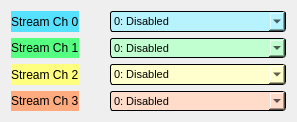
<?xml version="1.0" encoding="UTF-8"?>
<ui version="4.0">
 <class>Form</class>
 <widget class="QWidget" name="Form">
  <property name="geometry">
   <rect>
    <x>0</x>
    <y>0</y>
    <width>297</width>
    <height>122</height>
   </rect>
  </property>
  <property name="windowTitle">
   <string>Up Converter Mux Select - ${DEVICE}</string>
  </property>
  <layout class="QGridLayout" name="gridLayout">
   <item row="0" column="0">
    <widget class="QLabel" name="label">
     <property name="styleSheet">
      <string notr="true">QLabel {
  background-color: rgb(85,225,255);
}
</string>
     </property>
     <property name="text">
      <string>Stream Ch 0</string>
     </property>
    </widget>
   </item>
   <item row="0" column="1">
    <widget class="PyDMLabel" name="PyDMLabel">
     <property name="toolTip">
      <string/>
     </property>
     <property name="frameShape">
      <enum>QFrame::NoFrame</enum>
     </property>
     <property name="text">
      <string/>
     </property>
     <property name="channel" stdset="0">
      <string>ca://${DEVICE}:DAQMUX${MUX}_INPMUXSELSTR0</string>
     </property>
     <property name="displayFormat" stdset="0">
      <enum>PyDMLabel::String</enum>
     </property>
    </widget>
   </item>
   <item row="0" column="2">
    <spacer name="horizontalSpacer">
     <property name="orientation">
      <enum>Qt::Horizontal</enum>
     </property>
     <property name="sizeHint" stdset="0">
      <size>
       <width>41</width>
       <height>20</height>
      </size>
     </property>
    </spacer>
   </item>
   <item row="0" column="3">
    <widget class="PyDMEnumComboBox" name="PyDMEnumComboBox_3">
     <property name="sizePolicy">
      <sizepolicy hsizetype="Preferred" vsizetype="Minimum">
       <horstretch>0</horstretch>
       <verstretch>0</verstretch>
      </sizepolicy>
     </property>
     <property name="minimumSize">
      <size>
       <width>95</width>
       <height>20</height>
      </size>
     </property>
     <property name="font">
      <font>
       <pointsize>8</pointsize>
      </font>
     </property>
     <property name="toolTip">
      <string/>
     </property>
     <property name="styleSheet">
      <string notr="true">/* Color of the selected list item. */
QComboBox::item:selected {
    border: 1px solid transparent;
    background: rgb(85,225,255);
}
QComboBox {
  	background-color: rgb(183,243,255);
    border: 1px solid black;
    border-radius: 3px;
    padding: 1px 18px 1px 3px;
    min-width: 6em;
}</string>
     </property>
     <property name="iconSize">
      <size>
       <width>12</width>
       <height>12</height>
      </size>
     </property>
     <property name="channel" stdset="0">
      <string>ca://${DEVICE}:DAQMUX${MUX}_INPMUXSEL0</string>
     </property>
     <item>
      <property name="text">
       <string>0: Disabled</string>
      </property>
     </item>
     <item>
      <property name="text">
       <string>1: Test</string>
      </property>
     </item>
     <item>
      <property name="text">
       <string>2: ADC0 [F Panel: RF IN 2]</string>
      </property>
     </item>
     <item>
      <property name="text">
       <string>3: ADC1 [F Panel: RF IN 1]</string>
      </property>
     </item>
     <item>
      <property name="text">
       <string>4: ADC2 [F Panel: RF IN 3]</string>
      </property>
     </item>
     <item>
      <property name="text">
       <string>5: ADC3 [F Panel: RF OUT MON]</string>
      </property>
     </item>
     <item>
      <property name="text">
       <string>6: ADC4 [F Panel: TRIG MON]</string>
      </property>
     </item>
     <item>
      <property name="text">
       <string>7: ADC5 [F Panel: DC IN 1]</string>
      </property>
     </item>
     <item>
      <property name="text">
       <string>8: ADC6</string>
      </property>
     </item>
     <item>
      <property name="text">
       <string>9: DAC0 [F Panel: RF OUT]</string>
      </property>
     </item>
     <item>
      <property name="text">
       <string>10: DAC1</string>
      </property>
     </item>
     <item>
      <property name="text">
       <string>11: DAC2</string>
      </property>
     </item>
     <item>
      <property name="text">
       <string>12: DAC3</string>
      </property>
     </item>
     <item>
      <property name="text">
       <string>13: DAC4</string>
      </property>
     </item>
     <item>
      <property name="text">
       <string>14: DAC5</string>
      </property>
     </item>
     <item>
      <property name="text">
       <string>15: DAC6</string>
      </property>
     </item>
     <item>
      <property name="text">
       <string>16:DBG0</string>
      </property>
     </item>
     <item>
      <property name="text">
       <string>17:DBG1</string>
      </property>
     </item>
     <item>
      <property name="text">
       <string>18: DBG2</string>
      </property>
     </item>
     <item>
      <property name="text">
       <string>19: DBG3</string>
      </property>
     </item>
    </widget>
   </item>
   <item row="1" column="0">
    <widget class="QLabel" name="label_2">
     <property name="styleSheet">
      <string notr="true">QLabel {
  background-color: rgb(85,255,127);
}</string>
     </property>
     <property name="text">
      <string>Stream Ch 1</string>
     </property>
    </widget>
   </item>
   <item row="1" column="1">
    <widget class="PyDMLabel" name="PyDMLabel_2">
     <property name="toolTip">
      <string/>
     </property>
     <property name="frameShape">
      <enum>QFrame::NoFrame</enum>
     </property>
     <property name="text">
      <string/>
     </property>
     <property name="channel" stdset="0">
      <string>ca://${DEVICE}:DAQMUX${MUX}_INPMUXSELSTR1</string>
     </property>
     <property name="displayFormat" stdset="0">
      <enum>PyDMLabel::String</enum>
     </property>
    </widget>
   </item>
   <item row="1" column="2">
    <spacer name="horizontalSpacer_2">
     <property name="orientation">
      <enum>Qt::Horizontal</enum>
     </property>
     <property name="sizeHint" stdset="0">
      <size>
       <width>41</width>
       <height>20</height>
      </size>
     </property>
    </spacer>
   </item>
   <item row="1" column="3">
    <widget class="PyDMEnumComboBox" name="PyDMEnumComboBox_4">
     <property name="sizePolicy">
      <sizepolicy hsizetype="Preferred" vsizetype="Minimum">
       <horstretch>0</horstretch>
       <verstretch>0</verstretch>
      </sizepolicy>
     </property>
     <property name="minimumSize">
      <size>
       <width>95</width>
       <height>20</height>
      </size>
     </property>
     <property name="font">
      <font>
       <pointsize>8</pointsize>
      </font>
     </property>
     <property name="toolTip">
      <string/>
     </property>
     <property name="styleSheet">
      <string notr="true">/* Color of the selected list item. */
QComboBox::item:selected {
    border: 1px solid transparent;
    background: rgb(85,255,127);
}
QComboBox {
  	background-color: rgb(193,255,208);
    border: 1px solid black;
    border-radius: 3px;
    padding: 1px 18px 1px 3px;
    min-width: 6em;
}</string>
     </property>
     <property name="iconSize">
      <size>
       <width>12</width>
       <height>12</height>
      </size>
     </property>
     <property name="channel" stdset="0">
      <string>ca://${DEVICE}:DAQMUX${MUX}_INPMUXSEL1</string>
     </property>
     <item>
      <property name="text">
       <string>0: Disabled</string>
      </property>
     </item>
     <item>
      <property name="text">
       <string>1: Test</string>
      </property>
     </item>
     <item>
      <property name="text">
       <string>2: ADC0 [F Panel: RF IN 2]</string>
      </property>
     </item>
     <item>
      <property name="text">
       <string>3: ADC1 [F Panel: RF IN 1]</string>
      </property>
     </item>
     <item>
      <property name="text">
       <string>4: ADC2 [F Panel: RF IN 3]</string>
      </property>
     </item>
     <item>
      <property name="text">
       <string>5: ADC3 [F Panel: RF OUT MON]</string>
      </property>
     </item>
     <item>
      <property name="text">
       <string>6: ADC4 [F Panel: TRIG MON]</string>
      </property>
     </item>
     <item>
      <property name="text">
       <string>7: ADC5 [F Panel: DC IN 1]</string>
      </property>
     </item>
     <item>
      <property name="text">
       <string>8: ADC6</string>
      </property>
     </item>
     <item>
      <property name="text">
       <string>9: DAC0 [F Panel: RF OUT]</string>
      </property>
     </item>
     <item>
      <property name="text">
       <string>10: DAC1</string>
      </property>
     </item>
     <item>
      <property name="text">
       <string>11: DAC2</string>
      </property>
     </item>
     <item>
      <property name="text">
       <string>12: DAC3</string>
      </property>
     </item>
     <item>
      <property name="text">
       <string>13: DAC4</string>
      </property>
     </item>
     <item>
      <property name="text">
       <string>14: DAC5</string>
      </property>
     </item>
     <item>
      <property name="text">
       <string>15: DAC6</string>
      </property>
     </item>
     <item>
      <property name="text">
       <string>16:DBG0</string>
      </property>
     </item>
     <item>
      <property name="text">
       <string>17:DBG1</string>
      </property>
     </item>
     <item>
      <property name="text">
       <string>18: DBG2</string>
      </property>
     </item>
     <item>
      <property name="text">
       <string>19: DBG3</string>
      </property>
     </item>
    </widget>
   </item>
   <item row="2" column="0">
    <widget class="QLabel" name="label_3">
     <property name="styleSheet">
      <string notr="true">QLabel{
  background-color: rgb(255,255,127);
}</string>
     </property>
     <property name="text">
      <string>Stream Ch 2</string>
     </property>
    </widget>
   </item>
   <item row="2" column="1">
    <widget class="PyDMLabel" name="PyDMLabel_3">
     <property name="toolTip">
      <string/>
     </property>
     <property name="frameShape">
      <enum>QFrame::NoFrame</enum>
     </property>
     <property name="text">
      <string/>
     </property>
     <property name="channel" stdset="0">
      <string>ca://${DEVICE}:DAQMUX${MUX}_INPMUXSELSTR2</string>
     </property>
     <property name="displayFormat" stdset="0">
      <enum>PyDMLabel::String</enum>
     </property>
    </widget>
   </item>
   <item row="2" column="2">
    <spacer name="horizontalSpacer_3">
     <property name="orientation">
      <enum>Qt::Horizontal</enum>
     </property>
     <property name="sizeHint" stdset="0">
      <size>
       <width>41</width>
       <height>20</height>
      </size>
     </property>
    </spacer>
   </item>
   <item row="2" column="3">
    <widget class="PyDMEnumComboBox" name="PyDMEnumComboBox_5">
     <property name="sizePolicy">
      <sizepolicy hsizetype="Preferred" vsizetype="Minimum">
       <horstretch>0</horstretch>
       <verstretch>0</verstretch>
      </sizepolicy>
     </property>
     <property name="minimumSize">
      <size>
       <width>95</width>
       <height>20</height>
      </size>
     </property>
     <property name="font">
      <font>
       <pointsize>8</pointsize>
      </font>
     </property>
     <property name="toolTip">
      <string/>
     </property>
     <property name="styleSheet">
      <string notr="true">/* Color of the selected list item. */
QComboBox::item:selected {
    border: 1px solid transparent;
    background: rgb(255,255,127);
}
QComboBox {
    background-color: rgb(255,255,205);
    border: 1px solid black;
    border-radius: 3px;
    padding: 1px 18px 1px 3px;
    min-width: 6em;
}</string>
     </property>
     <property name="iconSize">
      <size>
       <width>12</width>
       <height>12</height>
      </size>
     </property>
     <property name="channel" stdset="0">
      <string>ca://${DEVICE}:DAQMUX${MUX}_INPMUXSEL2</string>
     </property>
     <item>
      <property name="text">
       <string>0: Disabled</string>
      </property>
     </item>
     <item>
      <property name="text">
       <string>1: Test</string>
      </property>
     </item>
     <item>
      <property name="text">
       <string>2: ADC0 [F Panel: RF IN 2]</string>
      </property>
     </item>
     <item>
      <property name="text">
       <string>3: ADC1 [F Panel: RF IN 1]</string>
      </property>
     </item>
     <item>
      <property name="text">
       <string>4: ADC2 [F Panel: RF IN 3]</string>
      </property>
     </item>
     <item>
      <property name="text">
       <string>5: ADC3 [F Panel: RF OUT MON]</string>
      </property>
     </item>
     <item>
      <property name="text">
       <string>6: ADC4 [F Panel: TRIG MON]</string>
      </property>
     </item>
     <item>
      <property name="text">
       <string>7: ADC5 [F Panel: DC IN 1]</string>
      </property>
     </item>
     <item>
      <property name="text">
       <string>8: ADC6</string>
      </property>
     </item>
     <item>
      <property name="text">
       <string>9: DAC0 [F Panel: RF OUT]</string>
      </property>
     </item>
     <item>
      <property name="text">
       <string>10: DAC1</string>
      </property>
     </item>
     <item>
      <property name="text">
       <string>11: DAC2</string>
      </property>
     </item>
     <item>
      <property name="text">
       <string>12: DAC3</string>
      </property>
     </item>
     <item>
      <property name="text">
       <string>13: DAC4</string>
      </property>
     </item>
     <item>
      <property name="text">
       <string>14: DAC5</string>
      </property>
     </item>
     <item>
      <property name="text">
       <string>15: DAC6</string>
      </property>
     </item>
     <item>
      <property name="text">
       <string>16:DBG0</string>
      </property>
     </item>
     <item>
      <property name="text">
       <string>17:DBG1</string>
      </property>
     </item>
     <item>
      <property name="text">
       <string>18: DBG2</string>
      </property>
     </item>
     <item>
      <property name="text">
       <string>19: DBG3</string>
      </property>
     </item>
    </widget>
   </item>
   <item row="3" column="0">
    <widget class="QLabel" name="label_4">
     <property name="styleSheet">
      <string notr="true">QLabel {
  background-color: rgb(255,170,127);
}</string>
     </property>
     <property name="text">
      <string>Stream Ch 3</string>
     </property>
    </widget>
   </item>
   <item row="3" column="1">
    <widget class="PyDMLabel" name="PyDMLabel_4">
     <property name="toolTip">
      <string/>
     </property>
     <property name="frameShape">
      <enum>QFrame::NoFrame</enum>
     </property>
     <property name="text">
      <string/>
     </property>
     <property name="channel" stdset="0">
      <string>ca://${DEVICE}:DAQMUX${MUX}_INPMUXSELSTR3</string>
     </property>
     <property name="displayFormat" stdset="0">
      <enum>PyDMLabel::String</enum>
     </property>
    </widget>
   </item>
   <item row="3" column="2">
    <spacer name="horizontalSpacer_4">
     <property name="orientation">
      <enum>Qt::Horizontal</enum>
     </property>
     <property name="sizeHint" stdset="0">
      <size>
       <width>41</width>
       <height>20</height>
      </size>
     </property>
    </spacer>
   </item>
   <item row="3" column="3">
    <widget class="PyDMEnumComboBox" name="PyDMEnumComboBox_6">
     <property name="sizePolicy">
      <sizepolicy hsizetype="Preferred" vsizetype="Minimum">
       <horstretch>0</horstretch>
       <verstretch>0</verstretch>
      </sizepolicy>
     </property>
     <property name="minimumSize">
      <size>
       <width>95</width>
       <height>20</height>
      </size>
     </property>
     <property name="font">
      <font>
       <pointsize>8</pointsize>
      </font>
     </property>
     <property name="toolTip">
      <string/>
     </property>
     <property name="styleSheet">
      <string notr="true">/* Color of the selected list item. */
QComboBox::item:selected {
    border: 1px solid transparent;
    background:  rgb(255,170,127);
}
QComboBox {
    background-color:  rgb(255,219,201);
    border: 1px solid black;
    border-radius: 3px;
    padding: 1px 18px 1px 3px;
    min-width: 6em;
}</string>
     </property>
     <property name="iconSize">
      <size>
       <width>12</width>
       <height>12</height>
      </size>
     </property>
     <property name="channel" stdset="0">
      <string>ca://${DEVICE}:DAQMUX${MUX}_INPMUXSEL3</string>
     </property>
     <item>
      <property name="text">
       <string>0: Disabled</string>
      </property>
     </item>
     <item>
      <property name="text">
       <string>1: Test</string>
      </property>
     </item>
     <item>
      <property name="text">
       <string>2: ADC0 [F Panel: RF IN 2]</string>
      </property>
     </item>
     <item>
      <property name="text">
       <string>3: ADC1 [F Panel: RF IN 1]</string>
      </property>
     </item>
     <item>
      <property name="text">
       <string>4: ADC2 [F Panel: RF IN 3]</string>
      </property>
     </item>
     <item>
      <property name="text">
       <string>5: ADC3 [F Panel: RF OUT MON]</string>
      </property>
     </item>
     <item>
      <property name="text">
       <string>6: ADC4 [F Panel: TRIG MON]</string>
      </property>
     </item>
     <item>
      <property name="text">
       <string>7: ADC5 [F Panel: DC IN 1]</string>
      </property>
     </item>
     <item>
      <property name="text">
       <string>8: ADC6</string>
      </property>
     </item>
     <item>
      <property name="text">
       <string>9: DAC0 [F Panel: RF OUT]</string>
      </property>
     </item>
     <item>
      <property name="text">
       <string>10: DAC1</string>
      </property>
     </item>
     <item>
      <property name="text">
       <string>11: DAC2</string>
      </property>
     </item>
     <item>
      <property name="text">
       <string>12: DAC3</string>
      </property>
     </item>
     <item>
      <property name="text">
       <string>13: DAC4</string>
      </property>
     </item>
     <item>
      <property name="text">
       <string>14: DAC5</string>
      </property>
     </item>
     <item>
      <property name="text">
       <string>15: DAC6</string>
      </property>
     </item>
     <item>
      <property name="text">
       <string>16:DBG0</string>
      </property>
     </item>
     <item>
      <property name="text">
       <string>17:DBG1</string>
      </property>
     </item>
     <item>
      <property name="text">
       <string>18: DBG2</string>
      </property>
     </item>
     <item>
      <property name="text">
       <string>19: DBG3</string>
      </property>
     </item>
    </widget>
   </item>
  </layout>
 </widget>
 <customwidgets>
  <customwidget>
   <class>PyDMLabel</class>
   <extends>QLabel</extends>
   <header>pydm.widgets.label</header>
  </customwidget>
  <customwidget>
   <class>PyDMEnumComboBox</class>
   <extends>QComboBox</extends>
   <header>pydm.widgets.enum_combo_box</header>
  </customwidget>
 </customwidgets>
 <resources/>
 <connections/>
</ui>
